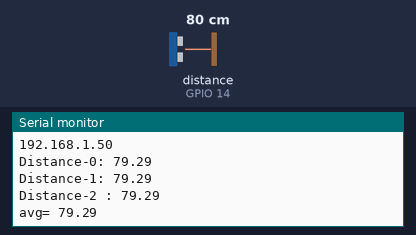
Recording of a program running on a simulated ESP8266 (NodeMCU). On the bench: the last lines printed to the serial monitor. Wiring (inferred from the names in the program): ultrasonic range finder: trigger GPIO 12; echo GPIO 14. The test bench sets the inputs (shaded band); at power-on: distance to the obstacle (sensor on GPIO 14) 80 cm. The echo pulse lasts 58.3 µs per cm; WiFi joins after 1.5 s; servers stay silent unless stated.

Above: at 3.2 s.
3.3 s: distance to the obstacle (sensor on GPIO 14) set to 2 cm
At 4.5 s:
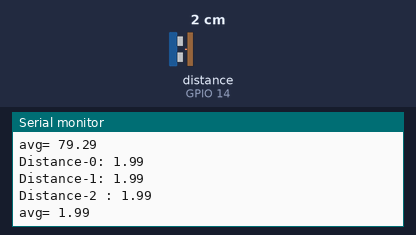
4.8 s: distance to the obstacle (sensor on GPIO 14) set to 4 cm
At 6.0 s:
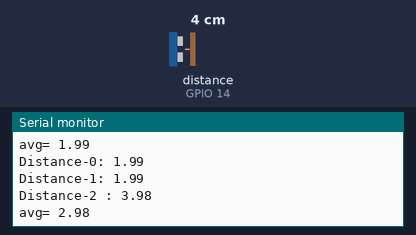
Timing chart, 0 to 7.8 s (numbered marks = the images above; inputs shaded):
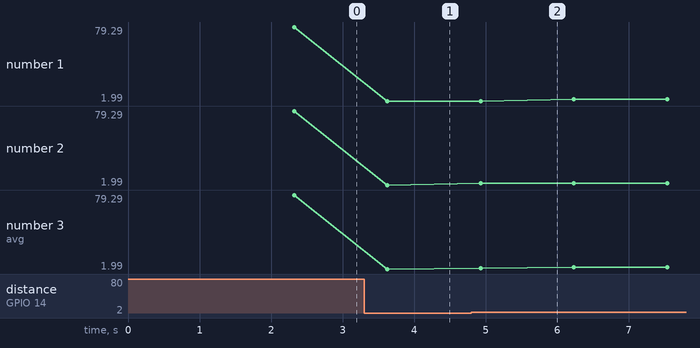

The program:

main.cpp
```cpp
#include <Arduino.h>

#include <ESP8266WiFi.h>
#include <ESPAsyncTCP.h>
#include <ESPAsyncWebServer.h>

const char* ssid = "Tenda_GaMa";
const char* password = "9440431187";

const int trigPin = 12;
const int echoPin = 14;


//define sound velocity in cm/uS
#define SOUND_VELOCITY 0.034


long duration;
float distanceCm,distanceCm01,distanceCm02,distanceCm03;
float avg;
String volume_string;

AsyncWebServer server(80);

float dis(){

  digitalWrite(trigPin, LOW);
  delayMicroseconds(2);
  // Sets the trigPin on HIGH state for 10 micro seconds
  digitalWrite(trigPin, HIGH);
  delayMicroseconds(10);
  digitalWrite(trigPin, LOW);

  // Reads the echoPin, returns the sound wave travel time in microseconds
  duration = pulseIn(echoPin, HIGH);

  // Calculate the distance
  float distance = duration * SOUND_VELOCITY/2;

  return distance;
}


void setup() {
        Serial.begin(115200);
        pinMode(trigPin, OUTPUT);
        pinMode(echoPin, INPUT);

        WiFi.begin(ssid, password);
        while (WiFi.status() != WL_CONNECTED) {
          delay(1000);
          Serial.println("Connecting to WiFi..");
        }

        Serial.println(WiFi.localIP());

        server.on("/avg", HTTP_GET, [](AsyncWebServerRequest *request){
          request->send_P(200, "text/plain", volume_string.c_str());
        });

        server.begin();

}

void loop() {

  distanceCm = dis();
  delay(100);

  distanceCm01 = dis();
  delay(100);

  distanceCm02 = dis();
  delay(100);

  distanceCm03 = dis();

   avg =(distanceCm01+distanceCm02+distanceCm+distanceCm03)/4;

  // Prints the distance on the Serial Monitor

  Serial.print("Distance-0: ");
  Serial.println(distanceCm);
  Serial.print("Distance-1: ");
  Serial.println(distanceCm01);
  Serial.print("Distance-2 : ");
  Serial.println(distanceCm02);
  Serial.print("avg= ");
  Serial.println(avg);
  volume_string =  String((float)avg,2);

  delay(1000);
}
```

Measured:
- after the input at 3.3 s, the serial monitor: prints a new line after 0.33 s (image 1)
- after the input at 4.8 s, the serial monitor: prints a new line after 0.13 s (image 2)
- plotted number 1: 79.29 → 1.99 after the input at 3.3 s, 1.99 → 3.98 after the input at 4.8 s
- plotted number 2: 79.29 → 1.99 after the input at 3.3 s, 1.99 → 3.98 after the input at 4.8 s
- plotted number 3: 79.29 → 1.99 after the input at 3.3 s, 1.99 → 3.98 after the input at 4.8 s
